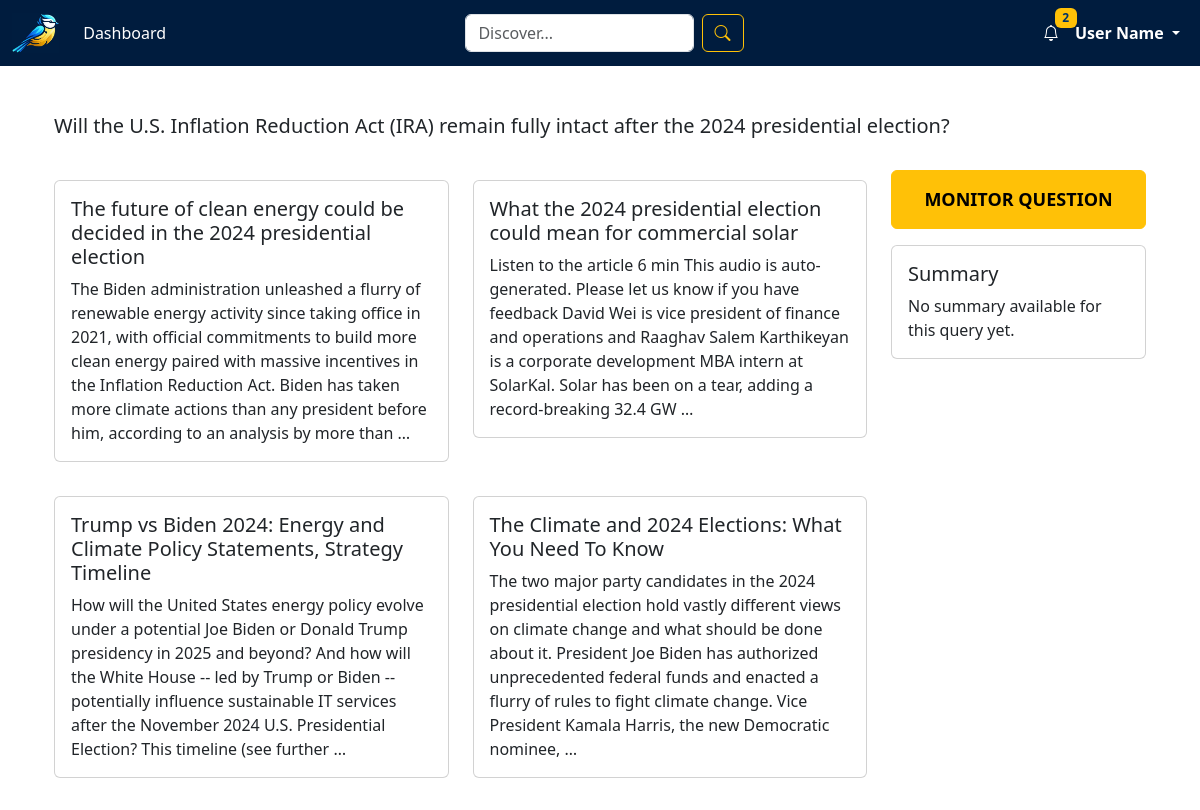
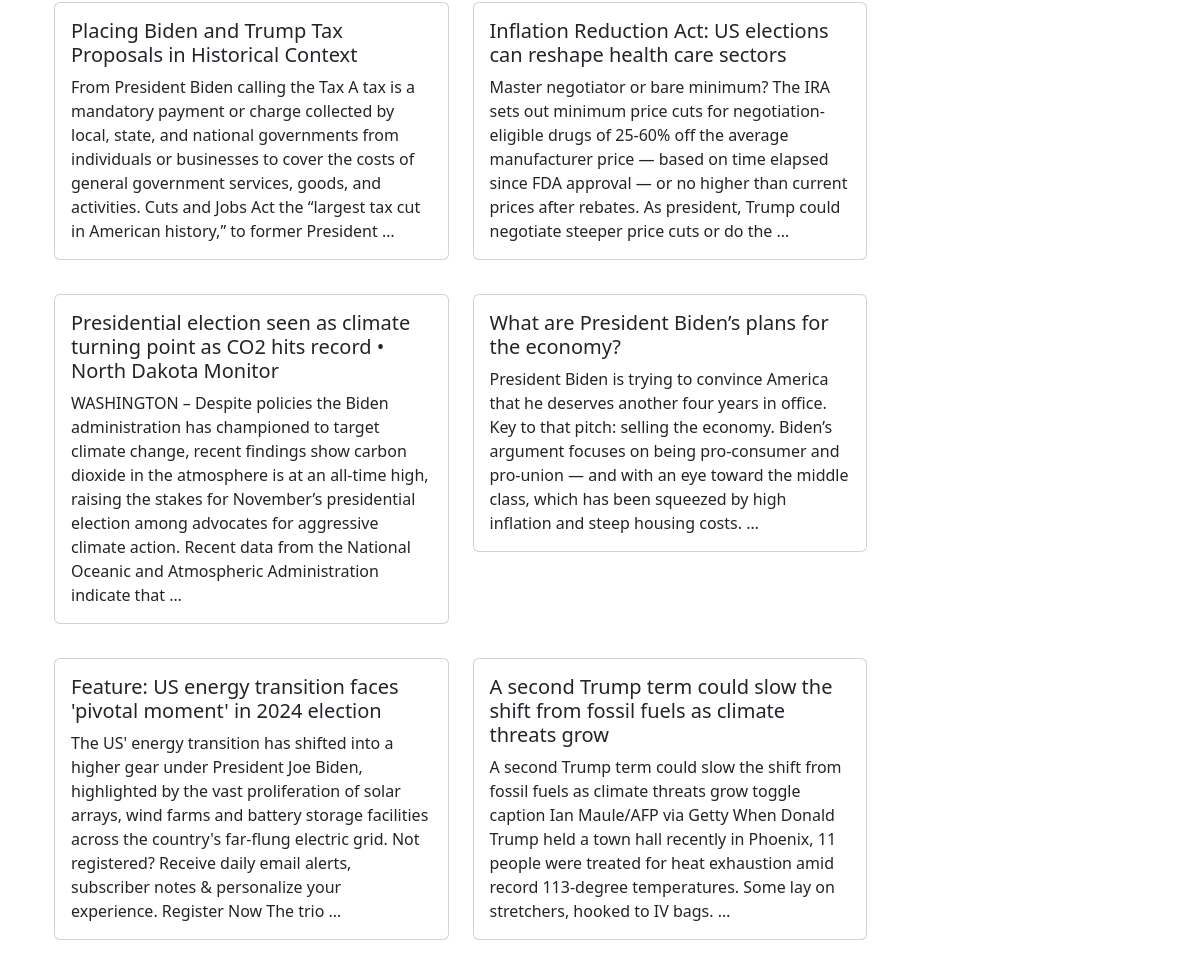
Before: /discovery/ with the older database file (2 pictures, top to bottom).
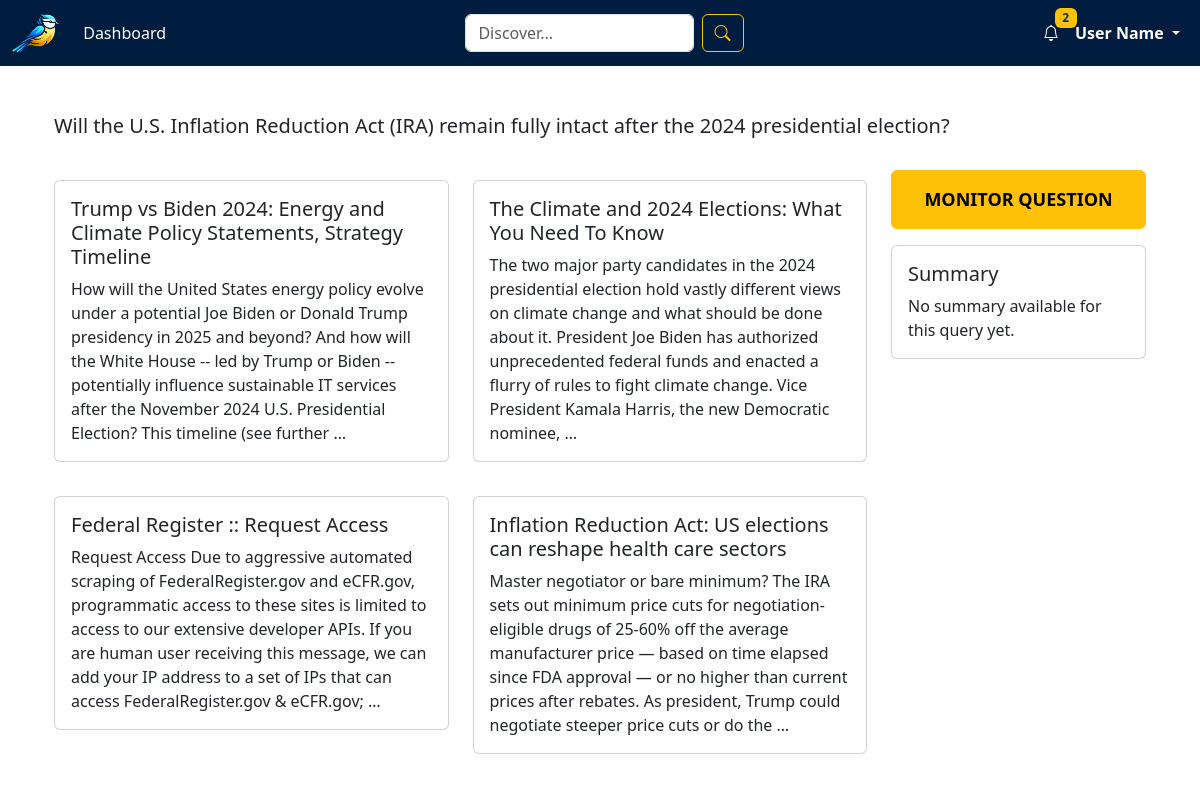
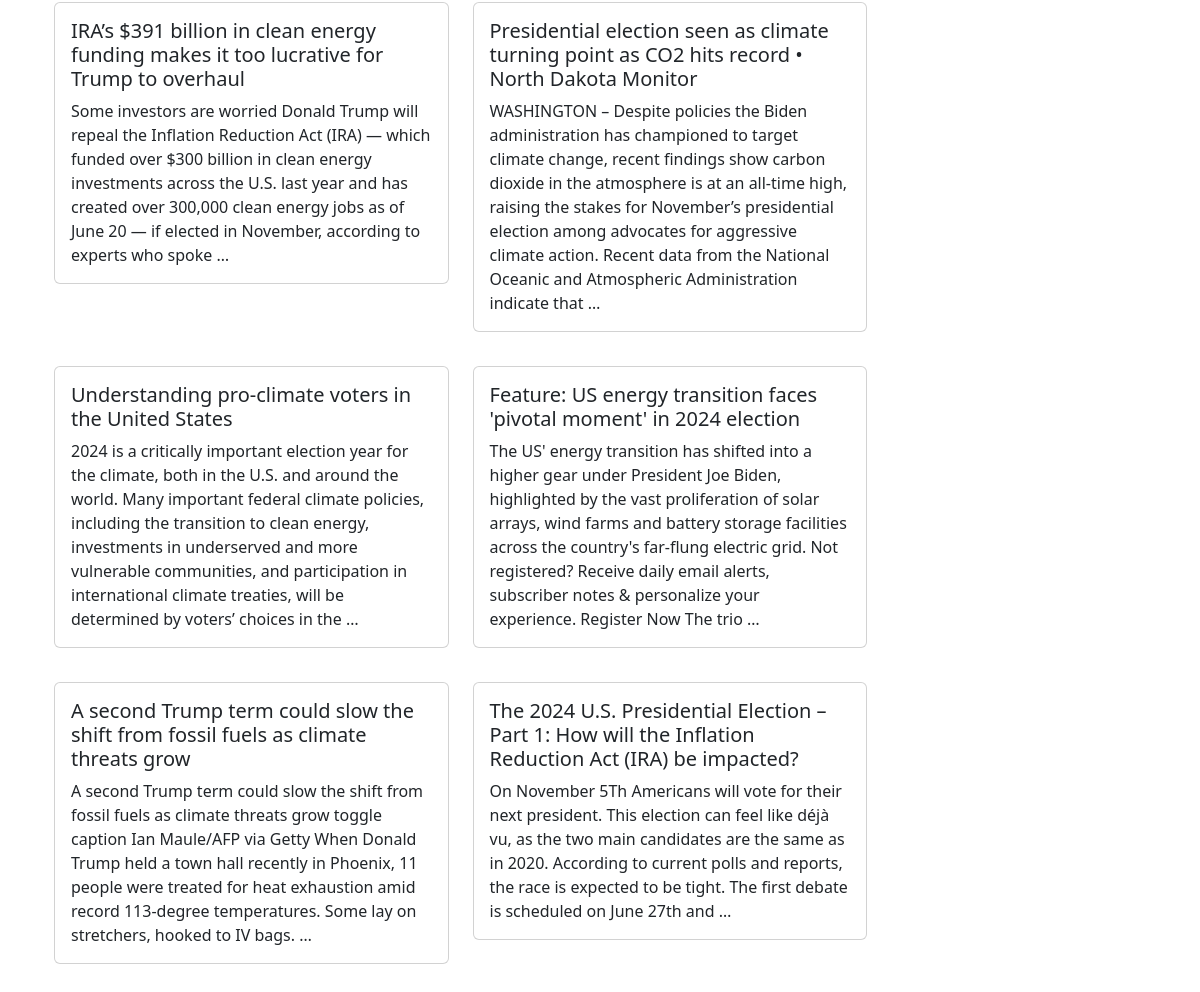
After: the same page with the newer database file (2 pictures, top to bottom).
### cfaa/models.py (models this page shows, shortened)
class Query(models.Model):
    text = models.TextField()
    search_query = models.TextField()
    article_summary = models.TextField()

class Article(models.Model):
    query = models.ForeignKey(Query, on_delete=models.CASCADE, related_name='articles')
    publish_date = models.DateField()
    title = models.TextField()
    text = models.TextField()
    url = models.URLField()
    summary = models.TextField(null=True, blank=True)  # Assuming summary/retrieved passage

### cfaa/views.py (the view)
# urls.py: path('discovery/', views.discovery_page, name='discovery'),
def discovery_page(request):
    env = environ.Env()
    environ.Env.read_env()
    OPENAI_API_KEY = env('OPENAI_API_KEY')
    client = OpenAI(api_key=OPENAI_API_KEY)  # Instantiate the OpenAI client
    if request.method == 'GET':
        query_text = request.GET.get('query', '')  # Get the query from the search bar
        if query_text:
            existing_query = Query.objects.filter(text=query_text).first()
            if existing_query:
                query = existing_query
                articles = Article.objects.filter(query=query)
            else:
                search_query = query_text  # You can refine the query if necessary
                result = scrape_and_store_news(query_text=query_text, search_query=search_query)
                query = get_object_or_404(Query, text=query_text)
                articles = Article.objects.filter(query=query)
            article_texts = [article.text for article in articles]
            if query.article_summary == 'null' or not query.article_summary:
                summary = generate_summary_over_articles(
                    client,
                    query.text,  # Pass query as a string (query.text)
                    article_texts,  # Pass articles as an array of strings (article texts)
                    max_tokens=200,
                    temperature=0,
                    top_p=0.5
                )
                query.article_summary = summary
                query.save()  # Save the updated query with the new summary
            is_monitored = Report.objects.filter(query=query).exists()
        else:
            query = get_object_or_404(Query, id=1)  # Replace with any default query logic
            articles = Article.objects.filter(query=query).order_by('-publish_date')[:10]
            is_monitored = Report.objects.filter(query=query).exists()
        context = {
            'query': query,
            'query_id': query.id,  # Pass the query ID
            'articles': articles,
            'is_monitored': is_monitored  # Pass the monitoring flag
        }
        return render(request, 'cfaa/discovery.html', context)

### cfaa/templates/cfaa/discovery.html (shortened to what this page needs)
{% extends 'cfaa/base.html' %}
{% load static %}
{% block content %}
<link href="{% static 'cfaa/css/main.css' %}" rel="stylesheet">
<div class="container my-5 fixed-layout">
    <div class="question-section mb-4">
        <h5 class="question-text" data-query-id="{{ query_id }}" data-query="{{ query.text }}">
            {{ query.text }}
        </h5>
    </div>
    <div class="row content-wrapper">
        <div class="col-lg-9 scrollable-articles">
            <div class="row">
                {% if articles %}
                    {% for article in articles %}
                    <div class="col-md-6 mb-4">
                        <div class="card article-tile" style="cursor: pointer;" data-article-id="{{ article.id }}" data-article-text="{{ article.text }}" data-article-title="{{ article.title }}" data-article-url="{{ article.url }}">
                            <div class="card-body">
                                <h5 class="card-title">{{ article.title }}</h5>
                                <p class="card-text">{{ article.text|truncatewords:50 }}</p>
                            </div>
                        </div>
                    </div>
                    {% endfor %}
                {% else %}
                    <p>No articles found for this query.</p>
                {% endif %}
            </div>
        </div>
        <div class="col-lg-3 summary-tile">
            <div class="text-center mb-3">
                {% if is_monitored %}
                    <button class="btn btn-secondary btn-monitor" disabled>Already Monitoring</button>
                {% else %}
                    <button class="btn btn-warning btn-monitor">Monitor Question</button>
                {% endif %}
            </div>
            <div class="card">
                <div class="card-body">
                    <h5 class="card-title">Summary</h5>
                    <p class="card-text">
                        {% if query.article_summary %}
                            {{ query.article_summary }}
                        {% else %}
                            No summary available for this query yet.
                        {% endif %}
                    </p>
                </div>
            </div>
        </div>
    </div>
</div>
{% endblock %}

### cfaa/templates/cfaa/base.html (shortened to what this page needs)
<!DOCTYPE html>
{% load static %}
<html lang="en">
<head>
    <link href="{% static 'cfaa/css/main.css' %}" rel="stylesheet">
    <link href="https://cdn.jsdelivr.net/npm/bootstrap@5.3.0/dist/css/bootstrap.min.css" rel="stylesheet">
    <link href="https://cdn.jsdelivr.net/npm/bootstrap-icons/font/bootstrap-icons.css" rel="stylesheet">
</head>
<body>
    <nav class="navbar navbar-expand-lg">
        <div class="container-fluid">
            <a class="navbar-brand" href="{% url 'dashboard' %}">
                <img src="{% static 'cfaa/images/logo.jpg' %}" alt="Logo" style="height: 40px;">
            </a>
            <div class="collapse navbar-collapse" id="navbarNav">
                <ul class="navbar-nav me-auto">
                    <li class="nav-item">
                        <a class="nav-link" href="{% url 'dashboard' %}">Dashboard</a>
                    </li>
                </ul>
                <form class="d-flex w-25" method="get" action="{% url 'discovery' %}">
                    <input class="form-control me-2" type="text" name="query" placeholder="Discover...">
                    <button class="btn btn-outline-warning" type="submit">
                        <i class="bi bi-search"></i>
                    </button>
                </form>
                <ul class="navbar-nav ms-auto">
                    <li class="nav-item">
                        <a class="nav-link notification-icon" href="#">
                            <i class="bi bi-bell"></i>
                            <span class="badge">2</span>
                        </a>
                    </li>
                    <li class="nav-item dropdown">
                        <a class="nav-link dropdown-toggle profile-link" href="#" id="navbarDropdown" role="button" data-bs-toggle="dropdown" aria-expanded="false">
                            User Name
                        </a>
                    </li>
                </ul>
            </div>
        </div>
    </nav>
    <div class="container my-4">
        {% block content %}
        {% endblock %}
    </div>
</body>
</html>

### cfaa/static/cfaa/css/main.css (style rules this page uses)
.navbar { background-color: #001c3e; }
.navbar-brand { color: #fff; font-weight: bold; }
.nav-link { color: #fff; }
.notification-icon { position: relative; color: #fff; }
.notification-icon .badge { position: absolute; top: -5px; right: -10px; background-color: #ffc107; color: #003366; }
.profile-link { color: #fff; font-weight: bold; }
.btn-monitor { width: 100%; padding: 15px 0; font-size: 18px; font-weight: bold; text-transform: uppercase; }
.fixed-layout { display: flex; flex-direction: column; height: 100vh; }
.question-section { flex-shrink: 0; }
.content-wrapper { display: flex; flex-grow: 1; overflow: hidden; }
.scrollable-articles { overflow-y: auto; height: 100%; }
.summary-tile { position: sticky; top: 0; align-self: flex-start; }
.card { margin-top: 10px; }

Changed rows visible on the page:
removed Article: title "The future of clean energy could be decided in the 2024 presidential election", text "The Biden administration unleashed a flurry of renewable energy activity since taking office in 2021, with official commitments to build more clean energy paired with massive incentives in the Inflation Reduction Act. Biden has taken more climate actions than any president before him, according to an analysis by more than …"
no longer on this page (row edited): Article: title "What the 2024 presidential election could mean for commercial solar", text "Listen to the article 6 min This audio is auto-generated. Please let us know if you have feedback David Wei is vice president of finance and operations and Raaghav Salem Karthikeyan is a corporate development MBA intern at SolarKal. Solar has been on a tear, adding a record-breaking 32.4 GW …"
removed Article: title "Placing Biden and Trump Tax Proposals in Historical Context", text "From President Biden calling the Tax A tax is a mandatory payment or charge collected by local, state, and national governments from individuals or businesses to cover the costs of general government services, goods, and activities. Cuts and Jobs Act the “largest tax cut in American history,” to former President …"
removed Article: title "What are President Biden’s plans for the economy?", text "President Biden is trying to convince America that he deserves another four years in office. Key to that pitch: selling the economy. Biden’s argument focuses on being pro-consumer and pro-union — and with an eye toward the middle class, which has been squeezed by high inflation and steep housing costs. …"
added Article: title "Federal Register :: Request Access", text "Request Access Due to aggressive automated scraping of FederalRegister.gov and eCFR.gov, programmatic access to these sites is limited to access to our extensive developer APIs. If you are human user receiving this message, we can add your IP address to a set of IPs that can access FederalRegister.gov & eCFR.gov; …"
added Article: title "IRA’s $391 billion in clean energy funding makes it too lucrative for Trump to overhaul", text "Some investors are worried Donald Trump will repeal the Inflation Reduction Act (IRA) — which funded over $300 billion in clean energy investments across the U.S. last year and has created over 300,000 clean energy jobs as of June 20 — if elected in November, according to experts who spoke …"
added Article: title "Understanding pro-climate voters in the United States", text "2024 is a critically important election year for the climate, both in the U.S. and around the world. Many important federal climate policies, including the transition to clean energy, investments in underserved and more vulnerable communities, and participation in international climate treaties, will be determined by voters’ choices in the …"
now on this page (row edited): Article: title "The 2024 U.S. Presidential Election – Part 1: How will the Inflation Reduction Act (IRA) be impacted?", text "On November 5Th Americans will vote for their next president. This election can feel like déjà vu, as the two main candidates are the same as in 2020. According to current polls and reports, the race is expected to be tight. The first debate is scheduled on June 27th and …"
